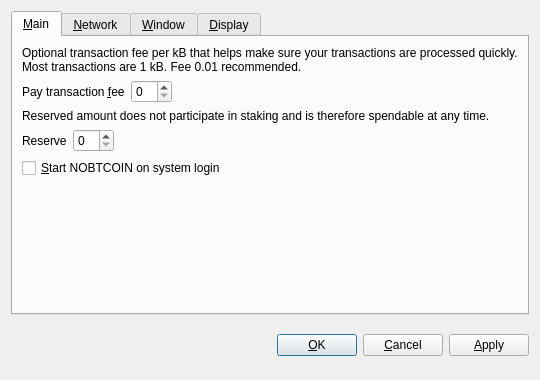
<?xml version="1.0" encoding="UTF-8"?>
<ui version="4.0">
 <class>OptionsDialog</class>
 <widget class="QDialog" name="OptionsDialog">
  <property name="geometry">
   <rect>
    <x>0</x>
    <y>0</y>
    <width>540</width>
    <height>380</height>
   </rect>
  </property>
  <property name="windowTitle">
   <string>Options</string>
  </property>
  <property name="modal">
   <bool>true</bool>
  </property>
  <layout class="QVBoxLayout" name="verticalLayout">
   <item>
    <widget class="QTabWidget" name="tabWidget">
     <property name="tabPosition">
      <enum>QTabWidget::North</enum>
     </property>
     <property name="currentIndex">
      <number>0</number>
     </property>
     <widget class="QWidget" name="tabMain">
      <attribute name="title">
       <string>&amp;Main</string>
      </attribute>
      <layout class="QVBoxLayout" name="verticalLayout_Main">
       <item>
        <widget class="QLabel" name="transactionFeeInfoLabel">
         <property name="text">
          <string>Optional transaction fee per kB that helps make sure your transactions are processed quickly. Most transactions are 1 kB. Fee 0.01 recommended.</string>
         </property>
         <property name="textFormat">
          <enum>Qt::PlainText</enum>
         </property>
         <property name="wordWrap">
          <bool>true</bool>
         </property>
        </widget>
       </item>
       <item>
        <layout class="QHBoxLayout" name="horizontalLayoutFee">
         <item>
          <widget class="QLabel" name="transactionFeeLabel">
           <property name="text">
            <string>Pay transaction &amp;fee</string>
           </property>
           <property name="textFormat">
            <enum>Qt::PlainText</enum>
           </property>
           <property name="buddy">
            <cstring>transactionFee</cstring>
           </property>
          </widget>
         </item>
         <item>
          <widget class="BitcoinAmountField" name="transactionFee"/>
         </item>
         <item>
          <spacer name="horizontalSpacerFee">
           <property name="orientation">
            <enum>Qt::Horizontal</enum>
           </property>
           <property name="sizeHint" stdset="0">
            <size>
             <width>40</width>
             <height>20</height>
            </size>
           </property>
          </spacer>
         </item>
        </layout>
       </item>
       <item>
        <widget class="QLabel" name="reserveBalanceInfoLabel">
         <property name="text">
          <string>Reserved amount does not participate in staking and is therefore spendable at any time.</string>
         </property>
         <property name="textFormat">
          <enum>Qt::PlainText</enum>
         </property>
         <property name="wordWrap">
          <bool>true</bool>
         </property>
        </widget>
       </item>
       <item>
        <layout class="QHBoxLayout" name="horizontalLayoutReserveBalance">
         <item>
          <widget class="QLabel" name="reserveBalanceLabel">
           <property name="text">
            <string>Reserve</string>
           </property>
           <property name="textFormat">
            <enum>Qt::PlainText</enum>
           </property>
           <property name="buddy">
            <cstring>reserveBalance</cstring>
           </property>
          </widget>
         </item>
         <item>
          <widget class="BitcoinAmountField" name="reserveBalance"/>
         </item>
         <item>
          <spacer name="horizontalSpacerReserveBalance">
           <property name="orientation">
            <enum>Qt::Horizontal</enum>
           </property>
           <property name="sizeHint" stdset="0">
            <size>
             <width>40</width>
             <height>20</height>
            </size>
           </property>
          </spacer>
         </item>
        </layout>
       </item>
       <item>
        <widget class="QCheckBox" name="bitcoinAtStartup">
         <property name="toolTip">
          <string>Automatically start NOBTCOIN after logging in to the system.</string>
         </property>
         <property name="text">
          <string>&amp;Start NOBTCOIN on system login</string>
         </property>
        </widget>
       </item>
       <item>
        <spacer name="verticalSpacer_Main">
         <property name="orientation">
          <enum>Qt::Vertical</enum>
         </property>
         <property name="sizeHint" stdset="0">
          <size>
           <width>20</width>
           <height>40</height>
          </size>
         </property>
        </spacer>
       </item>
      </layout>
     </widget>
     <widget class="QWidget" name="tabNetwork">
      <attribute name="title">
       <string>&amp;Network</string>
      </attribute>
      <layout class="QVBoxLayout" name="verticalLayout_Network">
       <item>
        <widget class="QCheckBox" name="mapPortUpnp">
         <property name="toolTip">
          <string>Automatically open the NOBTCOIN client port on the router. This only works when your router supports UPnP and it is enabled.</string>
         </property>
         <property name="text">
          <string>Map port using &amp;UPnP</string>
         </property>
        </widget>
       </item>
       <item>
        <widget class="QCheckBox" name="connectSocks">
         <property name="toolTip">
          <string>Connect to the NOBTCOIN network through a SOCKS proxy (e.g. when connecting through Tor).</string>
         </property>
         <property name="text">
          <string>&amp;Connect through SOCKS proxy:</string>
         </property>
        </widget>
       </item>
       <item>
        <layout class="QHBoxLayout" name="horizontalLayout_Network">
         <item>
          <widget class="QLabel" name="proxyIpLabel">
           <property name="text">
            <string>Proxy &amp;IP:</string>
           </property>
           <property name="textFormat">
            <enum>Qt::PlainText</enum>
           </property>
           <property name="buddy">
            <cstring>proxyIp</cstring>
           </property>
          </widget>
         </item>
         <item>
          <widget class="QValidatedLineEdit" name="proxyIp">
           <property name="maximumSize">
            <size>
             <width>140</width>
             <height>16777215</height>
            </size>
           </property>
           <property name="toolTip">
            <string>IP address of the proxy (e.g. 127.0.0.1)</string>
           </property>
          </widget>
         </item>
         <item>
          <widget class="QLabel" name="proxyPortLabel">
           <property name="text">
            <string>&amp;Port:</string>
           </property>
           <property name="textFormat">
            <enum>Qt::PlainText</enum>
           </property>
           <property name="buddy">
            <cstring>proxyPort</cstring>
           </property>
          </widget>
         </item>
         <item>
          <widget class="QLineEdit" name="proxyPort">
           <property name="maximumSize">
            <size>
             <width>55</width>
             <height>16777215</height>
            </size>
           </property>
           <property name="toolTip">
            <string>Port of the proxy (e.g. 9050)</string>
           </property>
          </widget>
         </item>
         <item>
          <widget class="QLabel" name="socksVersionLabel">
           <property name="text">
            <string>SOCKS &amp;Version:</string>
           </property>
           <property name="textFormat">
            <enum>Qt::PlainText</enum>
           </property>
           <property name="buddy">
            <cstring>socksVersion</cstring>
           </property>
          </widget>
         </item>
         <item>
          <widget class="QValueComboBox" name="socksVersion">
           <property name="toolTip">
            <string>SOCKS version of the proxy (e.g. 5)</string>
           </property>
          </widget>
         </item>
         <item>
          <spacer name="horizontalSpacer_Network">
           <property name="orientation">
            <enum>Qt::Horizontal</enum>
           </property>
           <property name="sizeHint" stdset="0">
            <size>
             <width>40</width>
             <height>20</height>
            </size>
           </property>
          </spacer>
         </item>
        </layout>
       </item>
       <item>
        <spacer name="verticalSpacer_Network">
         <property name="orientation">
          <enum>Qt::Vertical</enum>
         </property>
         <property name="sizeHint" stdset="0">
          <size>
           <width>20</width>
           <height>40</height>
          </size>
         </property>
        </spacer>
       </item>
      </layout>
     </widget>
     <widget class="QWidget" name="tabWindow">
      <attribute name="title">
       <string>&amp;Window</string>
      </attribute>
      <layout class="QVBoxLayout" name="verticalLayout_Window">
       <item>
        <widget class="QCheckBox" name="minimizeToTray">
         <property name="toolTip">
          <string>Show only a tray icon after minimizing the window.</string>
         </property>
         <property name="text">
          <string>&amp;Minimize to the tray instead of the taskbar</string>
         </property>
        </widget>
       </item>
       <item>
        <widget class="QCheckBox" name="minimizeOnClose">
         <property name="toolTip">
          <string>Minimize instead of exit the application when the window is closed. When this option is enabled, the application will be closed only after selecting Quit in the menu.</string>
         </property>
         <property name="text">
          <string>M&amp;inimize on close</string>
         </property>
        </widget>
       </item>
       <item>
        <spacer name="verticalSpacer_Window">
         <property name="orientation">
          <enum>Qt::Vertical</enum>
         </property>
         <property name="sizeHint" stdset="0">
          <size>
           <width>20</width>
           <height>40</height>
          </size>
         </property>
        </spacer>
       </item>
      </layout>
     </widget>
     <widget class="QWidget" name="tabDisplay">
      <attribute name="title">
       <string>&amp;Display</string>
      </attribute>
      <layout class="QVBoxLayout" name="verticalLayout_Display">
       <item>
        <layout class="QHBoxLayout" name="horizontalLayout_1_Display">
         <item>
          <widget class="QLabel" name="langLabel">
           <property name="text">
            <string>User Interface &amp;language:</string>
           </property>
           <property name="textFormat">
            <enum>Qt::PlainText</enum>
           </property>
           <property name="buddy">
            <cstring>lang</cstring>
           </property>
          </widget>
         </item>
         <item>
          <widget class="QValueComboBox" name="lang">
           <property name="toolTip">
            <string>The user interface language can be set here. This setting will take effect after restarting NOBTCOIN.</string>
           </property>
          </widget>
         </item>
        </layout>
       </item>
       <item>
        <layout class="QHBoxLayout" name="horizontalLayout_2_Display">
         <item>
          <widget class="QLabel" name="unitLabel">
           <property name="text">
            <string>&amp;Unit to show amounts in:</string>
           </property>
           <property name="textFormat">
            <enum>Qt::PlainText</enum>
           </property>
           <property name="buddy">
            <cstring>unit</cstring>
           </property>
          </widget>
         </item>
         <item>
          <widget class="QValueComboBox" name="unit">
           <property name="toolTip">
            <string>Choose the default subdivision unit to show in the interface and when sending coins.</string>
           </property>
          </widget>
         </item>
        </layout>
       </item>
       <item>
        <widget class="QCheckBox" name="displayAddresses">
         <property name="toolTip">
          <string>Whether to show NOBTCOIN addresses in the transaction list or not.</string>
         </property>
         <property name="text">
          <string>&amp;Display addresses in transaction list</string>
         </property>
        </widget>
       </item>
       <item>
        <widget class="QCheckBox" name="coinControlFeatures">
         <property name="toolTip">
          <string>Whether to show coin control features or not.</string>
         </property>
         <property name="text">
          <string>Display coin &amp;control features (experts only!)</string>
         </property>
        </widget>
       </item>
       <item>
        <spacer name="verticalSpacer_Display">
         <property name="orientation">
          <enum>Qt::Vertical</enum>
         </property>
         <property name="sizeHint" stdset="0">
          <size>
           <width>20</width>
           <height>40</height>
          </size>
         </property>
        </spacer>
       </item>
      </layout>
     </widget>
    </widget>
   </item>
   <item>
    <layout class="QHBoxLayout" name="horizontalLayout_Buttons">
     <item>
      <spacer name="horizontalSpacer_1">
       <property name="orientation">
        <enum>Qt::Horizontal</enum>
       </property>
       <property name="sizeHint" stdset="0">
        <size>
         <width>40</width>
         <height>48</height>
        </size>
       </property>
      </spacer>
     </item>
     <item>
      <widget class="QLabel" name="statusLabel">
       <property name="font">
        <font>
         <weight>75</weight>
         <bold>true</bold>
        </font>
       </property>
       <property name="text">
        <string/>
       </property>
       <property name="textFormat">
        <enum>Qt::PlainText</enum>
       </property>
       <property name="wordWrap">
        <bool>true</bool>
       </property>
      </widget>
     </item>
     <item>
      <spacer name="horizontalSpacer_2">
       <property name="orientation">
        <enum>Qt::Horizontal</enum>
       </property>
       <property name="sizeHint" stdset="0">
        <size>
         <width>40</width>
         <height>48</height>
        </size>
       </property>
      </spacer>
     </item>
     <item>
      <widget class="QPushButton" name="okButton">
       <property name="text">
        <string>&amp;OK</string>
       </property>
      </widget>
     </item>
     <item>
      <widget class="QPushButton" name="cancelButton">
       <property name="text">
        <string>&amp;Cancel</string>
       </property>
       <property name="autoDefault">
        <bool>false</bool>
       </property>
      </widget>
     </item>
     <item>
      <widget class="QPushButton" name="applyButton">
       <property name="text">
        <string>&amp;Apply</string>
       </property>
       <property name="autoDefault">
        <bool>false</bool>
       </property>
      </widget>
     </item>
    </layout>
   </item>
  </layout>
 </widget>
 <customwidgets>
  <customwidget>
   <class>BitcoinAmountField</class>
   <extends>QSpinBox</extends>
   <header>bitcoinamountfield.h</header>
  </customwidget>
  <customwidget>
   <class>QValueComboBox</class>
   <extends>QComboBox</extends>
   <header>qvaluecombobox.h</header>
  </customwidget>
  <customwidget>
   <class>QValidatedLineEdit</class>
   <extends>QLineEdit</extends>
   <header>qvalidatedlineedit.h</header>
  </customwidget>
 </customwidgets>
 <resources/>
 <connections/>
</ui>
